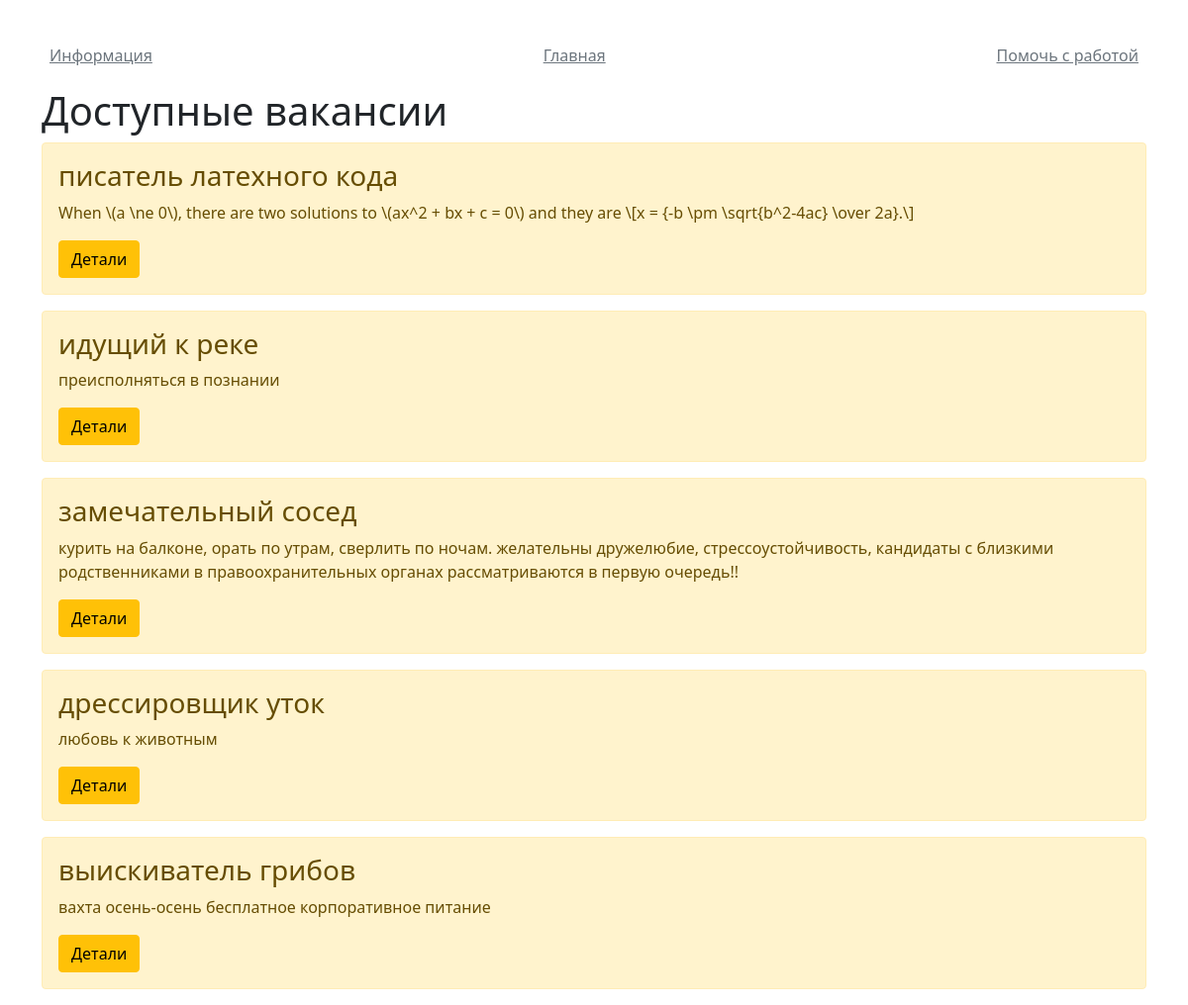
The page / on the database its author committed.
### main/models.py (models this page shows, shortened)
class Job(models.Model):
    title = models.CharField('Title', max_length=50) #до 255 символов?
    task = models.TextField('Description')
    class Meta:
        verbose_name= 'Вакансия'
        verbose_name_plural = 'Вакансии'

### main/views.py (the view)
# urls.py: path('', views.index, name='home'),
def index(request):
    jobs = Job.objects.order_by('-id')
    return render(request, 'main/index.html', {'title': 'Главная страница сайта',
                                               'jobs': jobs})

### main/templates/main/index.html (shortened to what this page needs)
{% extends 'main/base.html' %}
{% block content %}
    <h1>Доступные вакансии</h1>
    {% if jobs %}
        {% for el in jobs %}
            <div class="alert alert-warning mt-2">
                <h3>{{ el.title }}</h3>
                <p>{{ el.task }}</p>
                <a href="{% url 'details' el.id %}"class="btn btn-warning">Детали</a>
            </div>
        {% endfor %}
    {% else %}
        <p>Вакансий нет!</p>
    {% endif %}
{% endblock %}

### main/templates/main/base.html (shortened to what this page needs)
<!DOCTYPE html>
<html lang="ru">
<head>
    <link rel="stylesheet" href="https://cdn.jsdelivr.net/npm/bootstrap@5.1.3/dist/css/bootstrap.min.css">
</head>
<body>
    <div class="container">
      <header class="blog-header lh-1 py-3">
      </header>
      <div class="nav-scroller py-1 mb-2">
        <nav class="nav d-flex justify-content-between">
          <a class="p-2 link-secondary" href="{% url 'about' %}">Информация</a>
          <a class="p-2 link-secondary" href="{% url 'home' %}">Главная</a>
          <a class="p-2 link-secondary" href="{% url 'create' %}">Помочь с работой</a>
        </nav>
      </div>
    </div>
    <div class="container">
        {% block content %}{% endblock %}
    </div>
</body>
</html>

### rows shown on the page
Job: title "писатель латехного кода", task "When \\(a \\ne 0\\), there are two solutions to \\(ax^2 + bx + c = 0\\) and they are \\[x = {-b \\pm \\sqrt{b^2-4ac} \\over 2a}.\\]"
Job: title "идущий к реке", task "преисполняться в познании"
Job: title "замечательный сосед", task "курить на балконе, орать по утрам, сверлить по ночам. желательны дружелюбие, стрессоустойчивость, кандидаты с близкими родственниками в правоохранительных органах рассматриваются в первую очередь!!"
Job: title "дрессировщик уток", task "любовь к животным"
Job: title "выискиватель грибов", task "вахта осень-осень бесплатное корпоративное питание"
